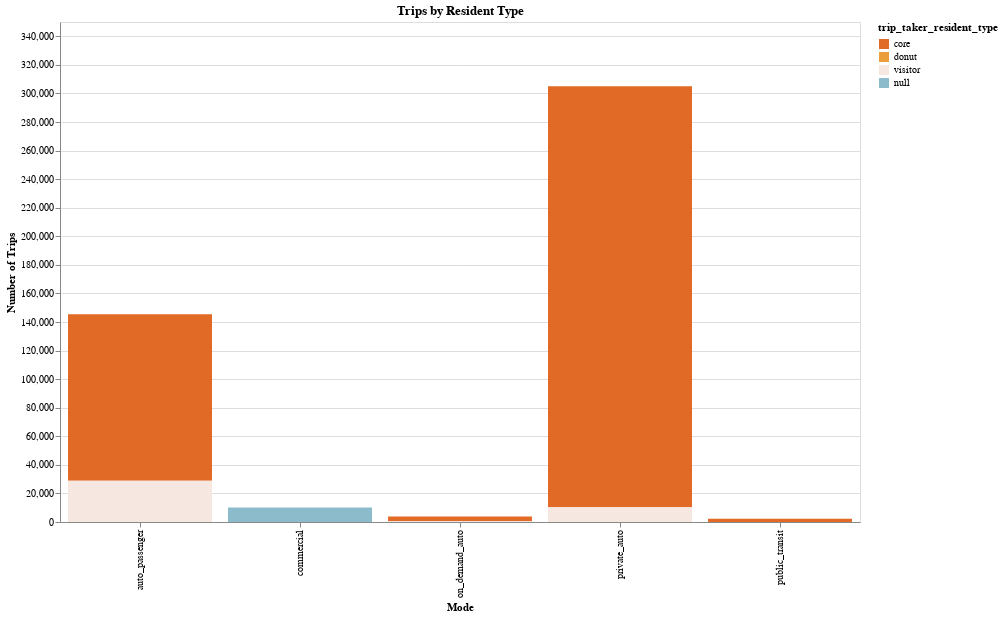

The code cell stored with this chart in its notebook:
### Code cell
chart = (
        alt.Chart(trip_by_res_type)
        .mark_bar()
        .encode(
            x=alt.X("primary_mode", title = "Mode"),
            y=alt.Y("number_trips", title = "Number of Trips"),
            color=alt.Color("trip_taker_resident_type", scale=alt.Scale(range = cp.CALITP_DIVERGING_COLORS,
                                                                         domain=trip_by_res_type["trip_taker_resident_type"].unique().tolist())
            ),
            tooltip=trip_by_res_type.columns.tolist())
      .properties(title = "Trips by Resident Type",
    width=800,
    height=500)
        )
chart

### Figure 1 — Vega-Lite specification as saved in the notebook (floating-point values rounded to 4 significant figures)
{"config": {"view": {"continuousWidth": 300, "continuousHeight": 300}}, "data": {"name": "data-98adfad59e1a2bdb6885e749a6848056"}, "mark": {"type": "bar"}, "encoding": {"color": {"field": "trip_taker_resident_type", "scale": {"domain": ["core", "donut", "visitor", NaN], "range": ["#E16B26", "#EB9F3C", "#f6e7e1", "#8CBCCB", "#2EA8CE", "#136C97"]}, "type": "nominal"}, "tooltip": [{"field": "primary_mode", "type": "nominal"}, {"field": "trip_taker_resident_type", "type": "nominal"}, {"field": "number_trips", "type": "quantitative"}], "x": {"field": "primary_mode", "title": "Mode", "type": "nominal"}, "y": {"field": "number_trips", "title": "Number of Trips", "type": "quantitative"}}, "height": 500, "title": "Trips by Resident Type", "width": 800, "$schema": "https://vega.github.io/schema/vega-lite/v5.14.1.json", "datasets": {"data-98adfad59e1a2bdb6885e749a6848056": [{"primary_mode": "auto_passenger", "trip_taker_resident_type": "core", "number_trips": 116685}, {"primary_mode": "auto_passenger", "trip_taker_resident_type": "donut", "number_trips": 2}, {"primary_mode": "auto_passenger", "trip_taker_resident_type": "visitor", "number_trips": 28818}, {"primary_mode": "commercial", "trip_taker_resident_type": null, "number_trips": 10154}, {"primary_mode": "on_demand_auto", "trip_taker_resident_type": "core", "number_trips": 3191}, {"primary_mode": "on_demand_auto", "trip_taker_resident_type": "visitor", "number_trips": 595}, {"primary_mode": "private_auto", "trip_taker_resident_type": "core", "number_trips": 294704}, {"primary_mode": "private_auto", "trip_taker_resident_type": "donut", "number_trips": 1}, {"primary_mode": "private_auto", "trip_taker_resident_type": "visitor", "number_trips": 10394}, {"primary_mode": "private_auto", "trip_taker_resident_type": null, "number_trips": 1}, {"primary_mode": "public_transit", "trip_taker_resident_type": "core", "number_trips": 2155}, {"primary_mode": "public_transit", "trip_taker_resident_type": "visitor", "number_trips": 56}]}}
